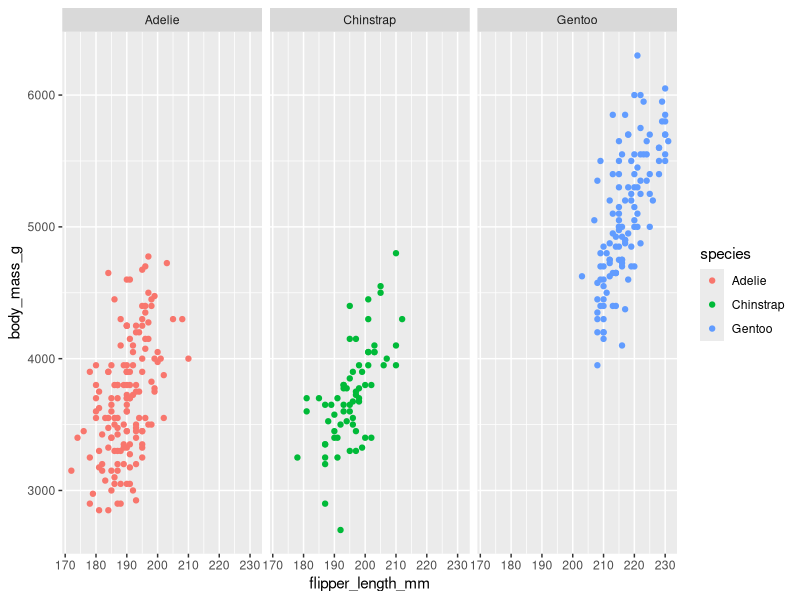
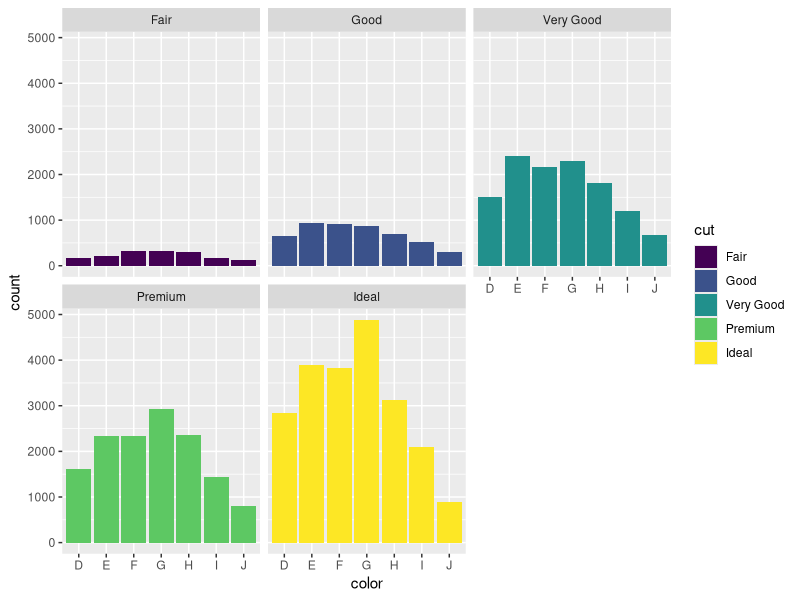
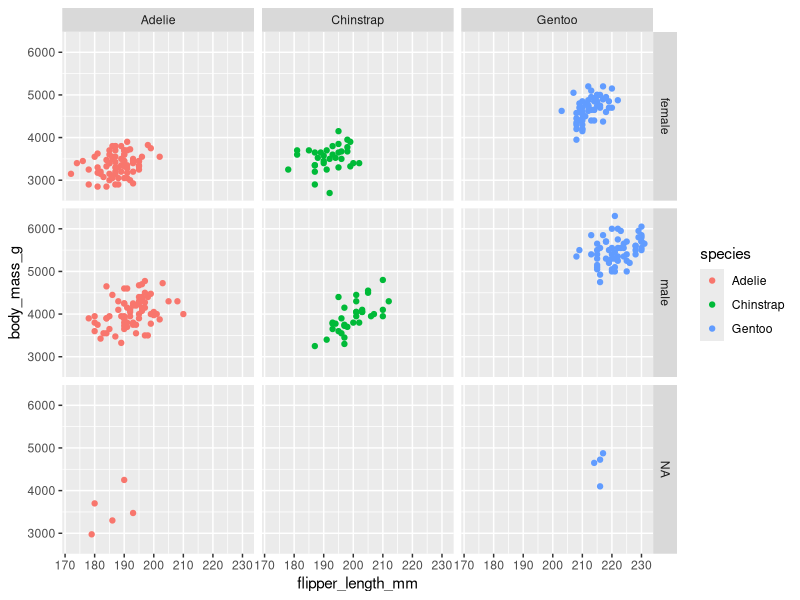
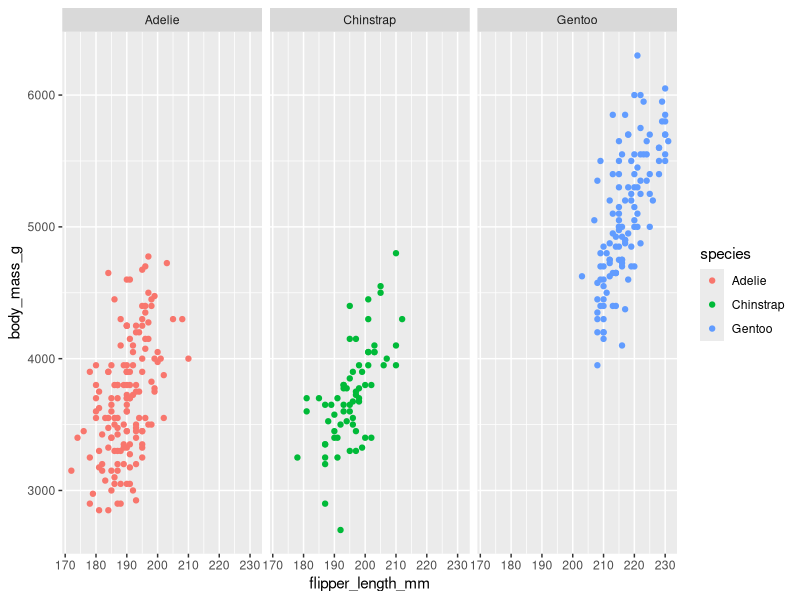

Recreate these plots in R, in order.
#load ggplot and palmerpenguins
library(ggplot2)
library(palmerpenguins)

#facet_wrap
ggplot(data=penguins)+
  geom_point(mapping=aes(x=flipper_length_mm,y=body_mass_g, color = species)) +
  facet_wrap(~species)

#facet_wrap
ggplot(data=diamonds)+
  geom_bar(mapping=aes(x=color, fill=cut)) +
  facet_wrap(~cut)

#facet_grid - use with 2 variables. split facets vertically by the 1st variable (sex) and horozontally by 2nd variable (species).
ggplot(data=penguins)+
  geom_point(mapping=aes(x=flipper_length_mm,y=body_mass_g, color = species)) + 
  facet_grid(sex~species)

#facet_grid - remove sex from the vertical grid and just show species. This is the same as facet_wrap
ggplot(data=penguins)+
  geom_point(mapping=aes(x=flipper_length_mm,y=body_mass_g, color = species)) + 
  facet_grid(~species)

